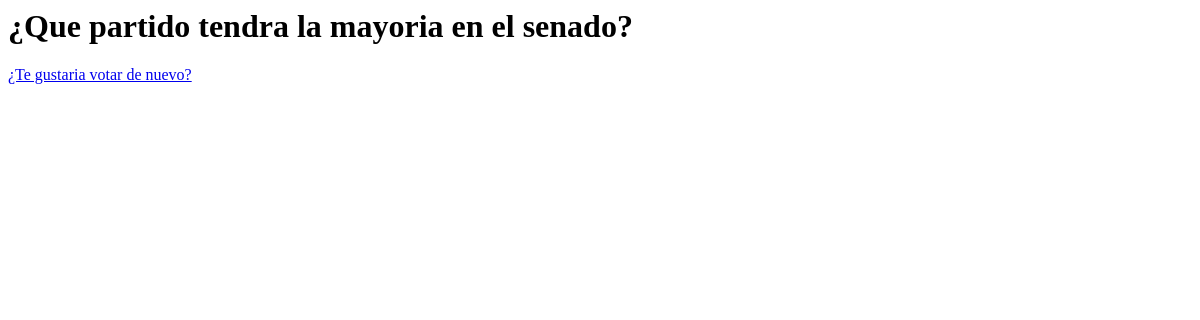
Before: /polls/2/results/ with the older database file.
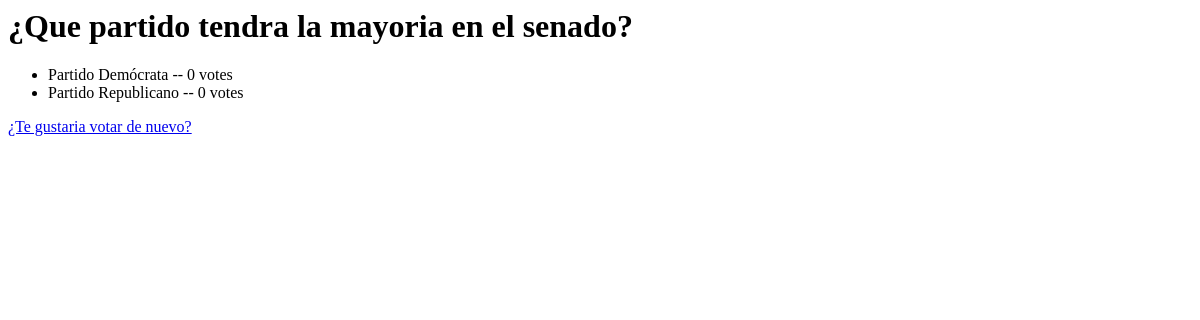
After: the same page with the newer database file.
### polls/models.py (models this page shows, shortened)
class Choice(models.Model):
    question = models.ForeignKey(Question, on_delete=models.CASCADE,)
    choice_text = models.CharField(max_length=200)
    votes = models.IntegerField(default=0)

### polls/views.py (the view)
# urls.py: path("<int:question_id>/results/", views.results, name="results"),
def results(request, question_id):
    question = get_object_or_404(Question, pk=question_id)
    context = {"question": question}
    return render(request, "polls/results.html", context)

### polls/templates/polls/results.html
<h1>{{question.question_text}}</h1>
<ul>
    {% for choice in question.choice_set.all %}
        <li>{{choice.choice_text}} -- {{choice.votes}} vote{{choice.votes|pluralize}}</li>
    {% endfor %}
</ul>
<a href={% url 'polls:detail' question.id %}>¿Te gustaria votar de nuevo?</a>

Changed rows visible on the page:
added Choice: choice_text "Partido Demócrata", votes "0"
added Choice: choice_text "Partido Republicano", votes "0"
